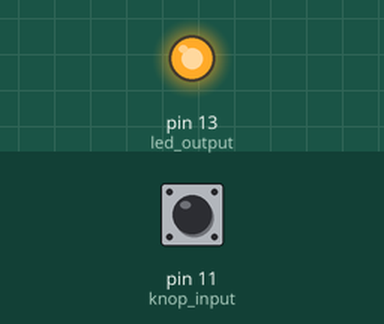
This sketch was run on a simulated Arduino Uno, built with avr-gcc and run on an emulated ATmega328P. Shown: output pins drawn as LEDs (lit = HIGH). The inputs (shaded band) are chosen by the test bench; at power-on: pin 11 (knop_input) HIGH. What the sketch prints to the serial monitor is not drawn.

Above: at 1.2 s.
1.3 s: pin 11 (knop_input) pulled LOW for 0.15 s
At 1.37 s:
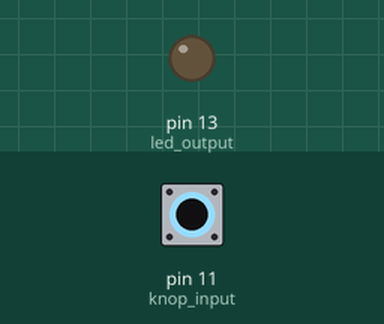
2.9 s: pin 11 (knop_input) pulled LOW for 3.2 s
At 6.4 s:
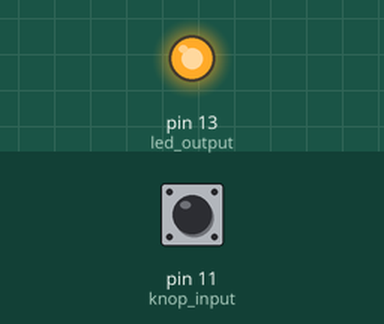
Timing chart, 0 to 7.9 s (numbered marks = the images above; inputs shaded):
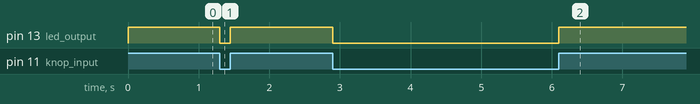

The sketch:

les_1_p98_lees_knop.ino
```cpp
void setup() {
  pinMode(13, OUTPUT);         // led output
  pinMode(11, INPUT_PULLUP);   // knop input & pull-up

  // start serial
  Serial.begin(115200);
  Serial.println("Hallo arduino wereld.");
}

void loop() {
  int Knop;

  Knop = digitalRead(11);
  Serial.println(Knop);

  if (Knop) {
    digitalWrite(13, true);
  } else {
    digitalWrite(13, false);
  }
}
```

Measured:
- after the input at 1.3 s, pin 13 (led_output): HIGH → LOW at once, → HIGH 0.15 s later
- after the input at 2.9 s, pin 13 (led_output): HIGH → LOW at once, → HIGH 3.2 s later
